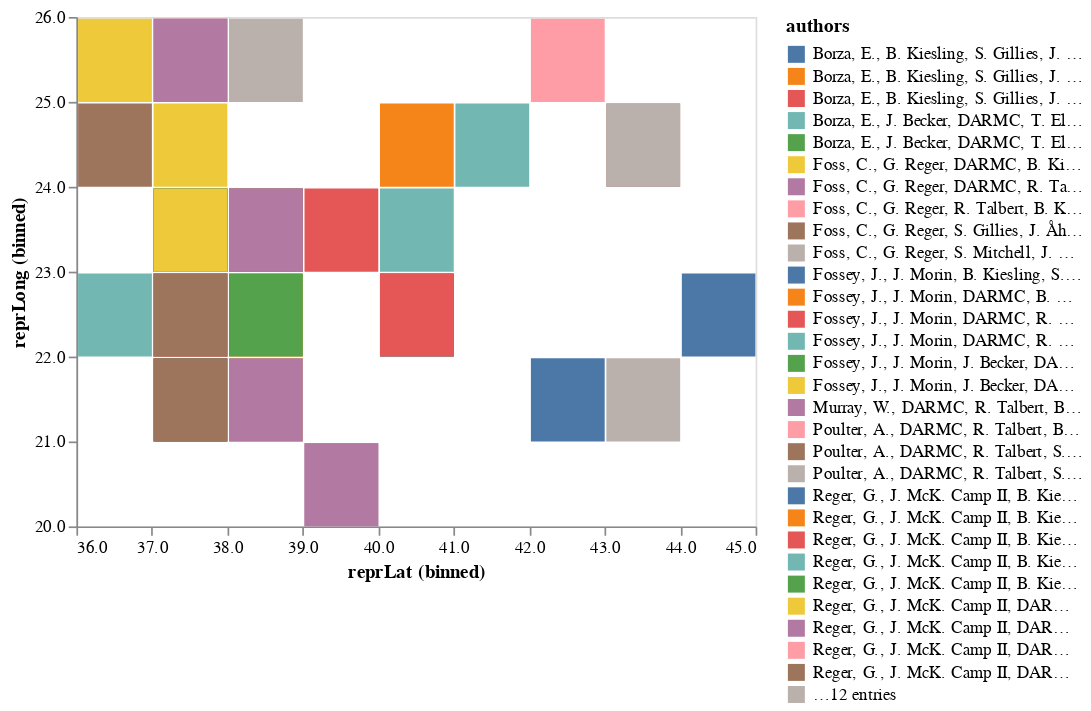

Notebook code for this chart:
### Code cell
alt.Chart.from_dict(spec).encode(color='authors:N')
